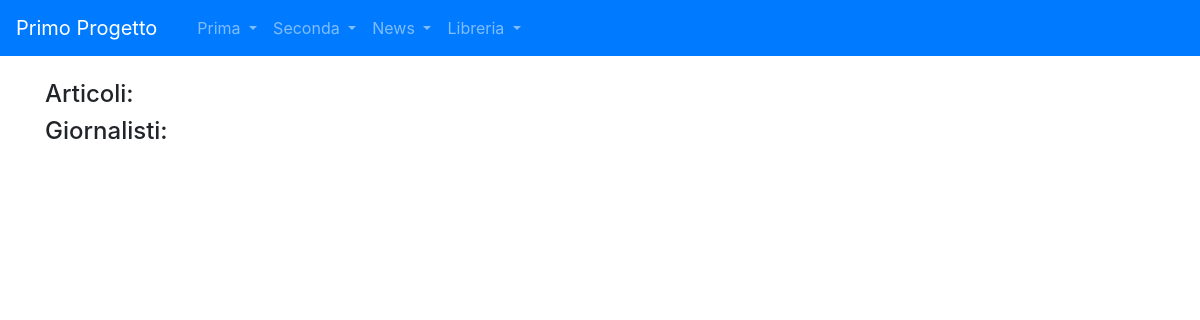
Before: /news/ with the older database file.
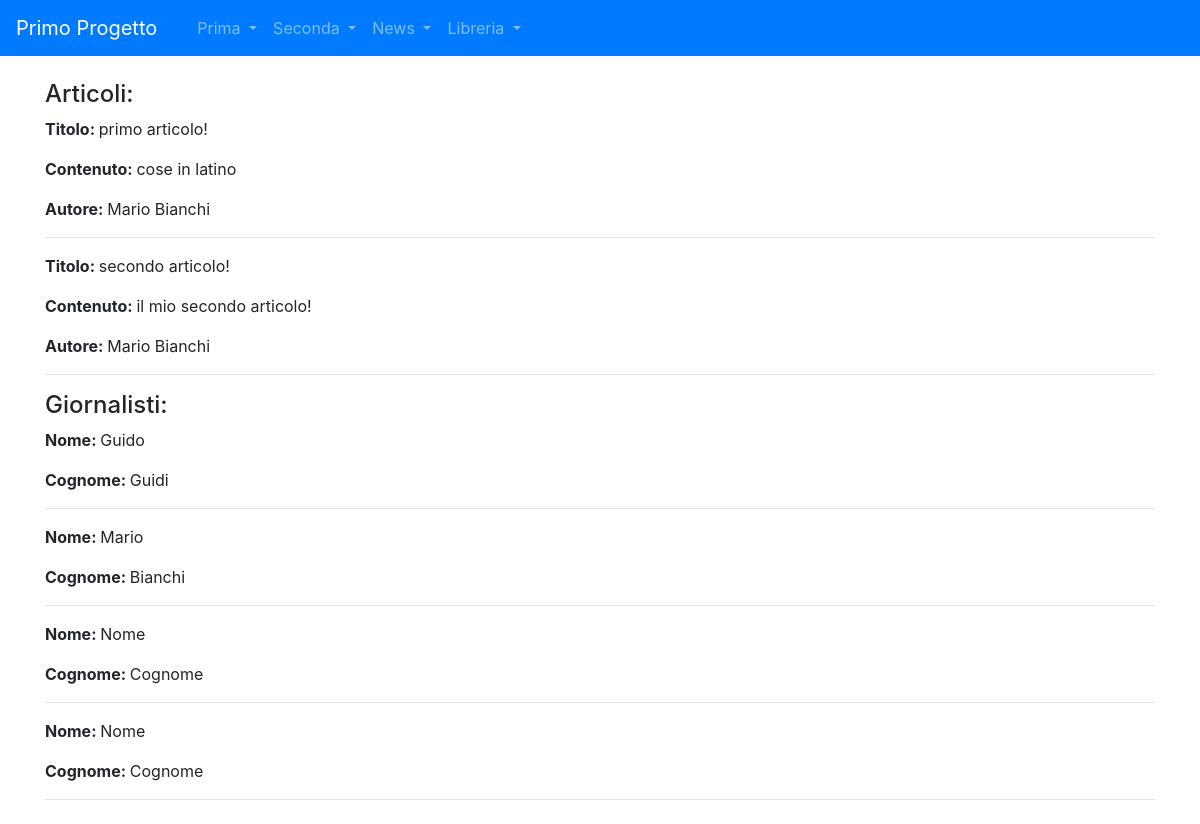
After: the same page with the newer database file.
### news/models.py (models this page shows)
class Articolo (models.Model):
    titolo = models.CharField(max_length= 100)
    contenuto = models.TextField()
    giornalista = models.ForeignKey(Giornalista, on_delete=models.CASCADE, related_name="articoli")
    def __str__(self):
        return self.titolo

class Giornalista(models.Model):
    nome = models.CharField(max_length=20)
    cognome = models.CharField(max_length=20)
    def __str__(self):
        return self.nome + " " + self.cognome

### news/views.py (the view)
# urls.py: path("", home, name="homeview"),
def home(request):
    articoli = Articolo.objects.all()
    giornalisti = Giornalista.objects.all()
    context={"articoli": articoli, "giornalisti":giornalisti}
    print(context)
    return render(request, "home.html", context)

### news/templates/home.html (shortened to what this page needs)
{% extends 'base.html' %}
{% block content %}
    <h4>Articoli:</h4>
        {% for articolo in articoli %}
            <p><strong>Titolo: </strong>{{ articolo.titolo }}</p>
            <p><strong>Contenuto: </strong>{{ articolo.contenuto }}</p>
            <p><strong>Autore: </strong>{{ articolo.giornalista.nome }} {{ articolo.giornalista.cognome }}</p>
            <hr>
        {% endfor %}
    <h4>Giornalisti:</h4>
    {% for giornalista in giornalisti %}
        <p><strong>Nome: </strong>{{ giornalista.nome }}</p>
        <p><strong>Cognome: </strong>{{ giornalista.cognome }}</p>
        <hr>
    {% endfor %}
{% endblock content %}

Changed rows visible on the page:
added Articolo: titolo "primo articolo!", contenuto "cose in latino", giornalista.nome "Mario", giornalista.cognome "Bianchi"
added Articolo: titolo "secondo articolo!", contenuto "il mio secondo articolo!", giornalista.nome "Mario", giornalista.cognome "Bianchi"
added Giornalista: nome "Guido", cognome "Guidi"
added Giornalista: nome "Mario", cognome "Bianchi"
added Giornalista: nome "Nome", cognome "Cognome"
added Giornalista: nome "Nome", cognome "Cognome"
